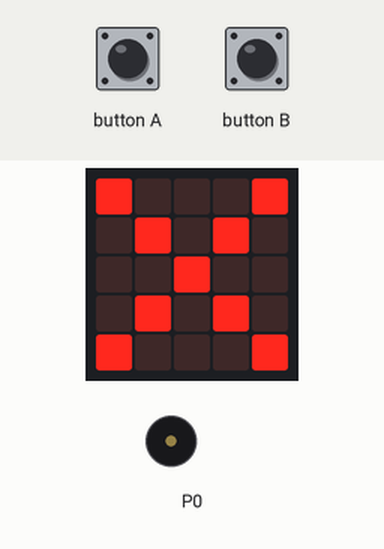
Recording of a program running on a simulated BBC micro:bit (MakeCode). On the bench: the board's 5×5 LED display, buzzer (waves = sounding). The inputs (shaded band) are chosen by the test bench. Random numbers come from a fixed seed.

Above: at 1.2 s.
1.3 s: button A pressed for 0.15 s
At 2.6 s:
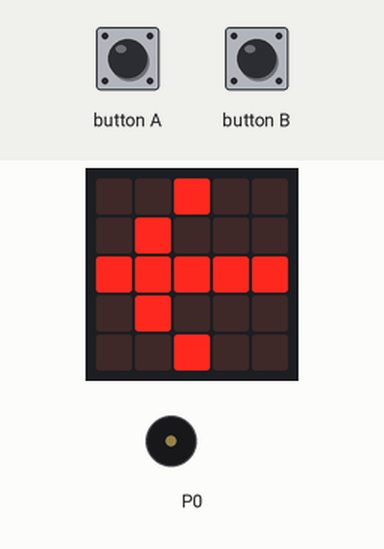
At 3.2 s:
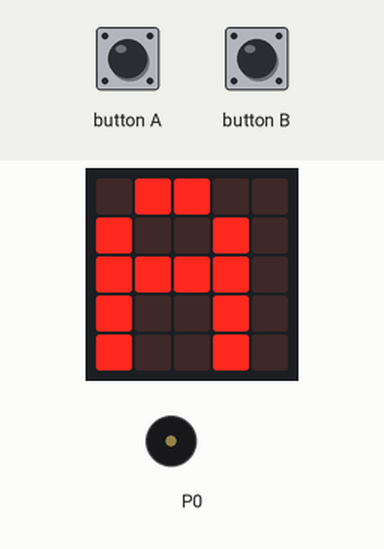
4.2 s: button B pressed for 3.2 s
At 9.2 s:
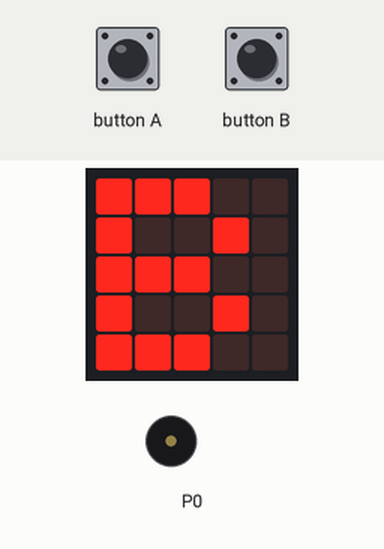
Timing chart, 0 to 10.7 s (numbered marks = the images above; inputs shaded):
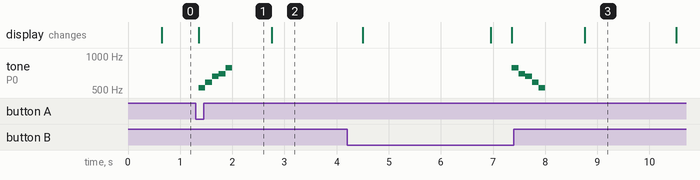

The program:

main.ts
```typescript
basic.forever(function () {
    basic.pause(100)
    basic.pause(randint(0, 4000))
    basic.showLeds(`
        # . . . #
        . # . # .
        . . # . .
        . # . # .
        # . . . #
        `)
    while (!(input.buttonIsPressed(Button.A) || input.buttonIsPressed(Button.B))) {
        basic.pause(100)
    }
    if (input.buttonIsPressed(Button.A)) {
        music.startMelody(music.builtInMelody(Melodies.JumpUp), MelodyOptions.Once)
        basic.showLeds(`
            . . # . .
            . # . . .
            # # # # #
            . # . . .
            . . # . .
            `)
        basic.pause(1000)
        basic.showString("A")
    } else if (input.buttonIsPressed(Button.B)) {
        music.startMelody(music.builtInMelody(Melodies.JumpDown), MelodyOptions.Once)
        basic.showLeds(`
            . . # . .
            . . . # .
            # # # # #
            . . . # .
            . . # . .
            `)
        basic.pause(1000)
        basic.showString("B")
    }
    basic.pause(1000)
    basic.clearScreen()
})
```

test.ts
```typescript
// aquí va el archivo "tests"; esto no se compilará cuando este paquete se utilice como una extensión.
```

Measured:
- after the input at 1.3 s, tone on P0: plays 523 Hz for 0.13 s, 587 Hz for 0.13 s, 659 Hz for 0.13 s, 698 Hz for 0.13 s, 784 Hz for 0.13 s, starting after 0.05 s; the display: changes after 0.05 s (image 1)
- after the input at 4.2 s, tone on P0: plays 784 Hz for 0.13 s, 698 Hz for 0.13 s, 659 Hz for 0.13 s, 587 Hz for 0.13 s, 523 Hz for 0.13 s, starting after 3.2 s
